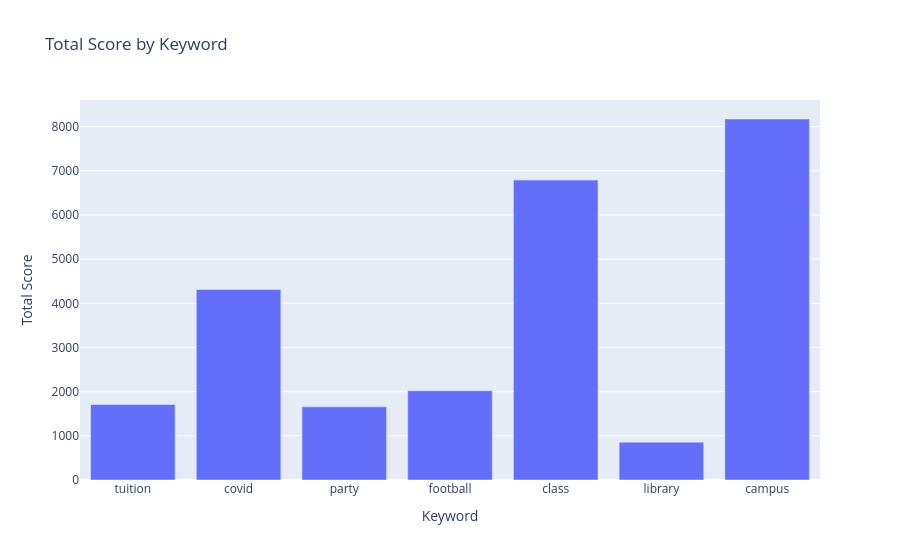
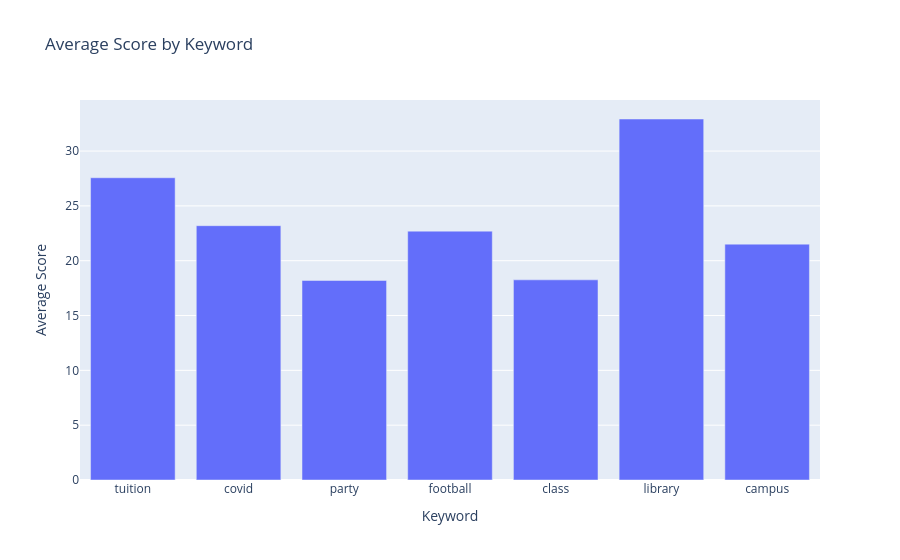

Notebook code cell kept with these figures, in order:
### Markdown cell above
### 2.1 Keyword Analysis: How Do We Measure Popularity?

Now let's analyze whether posts about certain topics tend to score higher on r/JMU. But first, a question worth thinking about: **what does "popular" actually mean?**

There are several ways you could measure whether a topic is popular on Reddit:

- **Post count** — how many posts mention the keyword at all
- **Total score** — the sum of all upvotes across every post that mentions it
- **Average score** — the typical upvote count for a post that mentions it

These can tell very different stories. A common topic like `class` might appear in thousands of posts, racking up a high total score — but each individual post barely gets noticed. Meanwhile `tuition` might come up rarely, yet every time it does, the community reacts strongly.

The code below calculates both metrics and plots them as separate charts. Run it and look at both — do they rank the keywords the same way?

### Code cell
# Define keywords to analyze - common JMU-related topics
keywords = ['tuition', 'covid', 'party', 'football', 'class', 'library', 'campus']

# Create a helper function to check if text contains a keyword (case-insensitive)
def contains_keyword(text, keyword):
    # Handle missing/empty text
    if pd.isna(text):
        return False
    # Convert both to lowercase to make the search case-insensitive
    return keyword.lower() in text.lower()

# Calculate both total and average score for each keyword
keyword_scores = []

for keyword in keywords:
    # Boolean mask: True for every post that contains this keyword
    has_keyword_mask = df['text'].apply(lambda x: contains_keyword(x, keyword))
    matching_posts = df[has_keyword_mask]

    keyword_scores.append({
        'keyword': keyword,
        'total_score': matching_posts['score'].sum(),
        'avg_score': matching_posts['score'].mean()
    })

# Convert results to a DataFrame for plotting
keyword_df = pd.DataFrame(keyword_scores)

# Chart 1: Total score — reflects both how often a topic is discussed AND how well each post scores
fig1 = px.bar(keyword_df,
              x='keyword',
              y='total_score',
              title='Total Score by Keyword',
              labels={'total_score': 'Total Score', 'keyword': 'Keyword'})
fig1.show()

# Chart 2: Average score — reflects how well a typical post about this topic is received
fig2 = px.bar(keyword_df,
              x='keyword',
              y='avg_score',
              title='Average Score by Keyword',
              labels={'avg_score': 'Average Score', 'keyword': 'Keyword'})
fig2.show()

### Figure 1 — Plotly figure (JSON) as saved in the notebook; plotly's stock layout.template omitted (floating-point values rounded to 4 significant figures)
{"data": [{"hovertemplate": "Keyword=%{x}<br>Total Score=%{y}<extra></extra>", "legendgroup": "", "marker": {"color": "#636efa", "pattern": {"shape": ""}}, "name": "", "orientation": "v", "showlegend": false, "textposition": "auto", "type": "bar", "x": ["tuition", "covid", "party", "football", "class", "library", "campus"], "xaxis": "x", "y": [1709, 4314, 1656, 2020, 6791, 856, 8174], "yaxis": "y"}], "layout": {"barmode": "relative", "legend": {"tracegroupgap": 0}, "title": {"text": "Total Score by Keyword"}, "xaxis": {"anchor": "y", "domain": [0, 1], "title": {"text": "Keyword"}}, "yaxis": {"anchor": "x", "domain": [0, 1], "title": {"text": "Total Score"}}}}

### Figure 2 — Plotly figure (JSON) as saved in the notebook; plotly's stock layout.template omitted (floating-point values rounded to 4 significant figures)
{"data": [{"hovertemplate": "Keyword=%{x}<br>Average Score=%{y}<extra></extra>", "legendgroup": "", "marker": {"color": "#636efa", "pattern": {"shape": ""}}, "name": "", "orientation": "v", "showlegend": false, "textposition": "auto", "type": "bar", "x": ["tuition", "covid", "party", "football", "class", "library", "campus"], "xaxis": "x", "y": [27.56, 23.19, 18.2, 22.7, 18.26, 32.92, 21.51], "yaxis": "y"}], "layout": {"barmode": "relative", "legend": {"tracegroupgap": 0}, "title": {"text": "Average Score by Keyword"}, "xaxis": {"anchor": "y", "domain": [0, 1], "title": {"text": "Keyword"}}, "yaxis": {"anchor": "x", "domain": [0, 1], "title": {"text": "Average Score"}}}}
